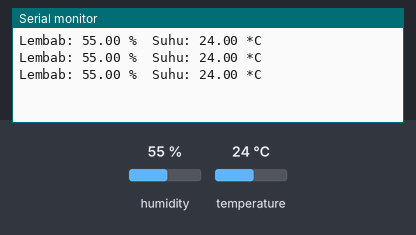
The sketch below on a simulated ESP32. Shown: the last lines printed to the serial monitor. The test bench sets the inputs (shaded band); at power-on: humidity 55 %, temperature 24 °C.

Above: at 2.8 s.
2.9 s: humidity set to 22 %
At 5.5 s:
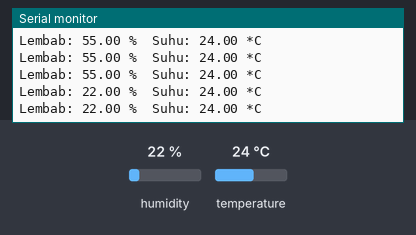
5.6 s: temperature set to 12 °C
At 6.9 s:
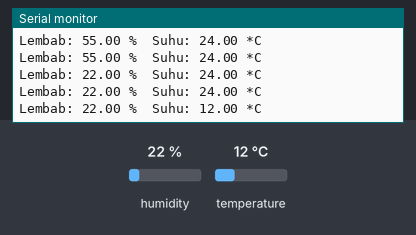
8.3 s: humidity set to 40 %
At 9.4 s:
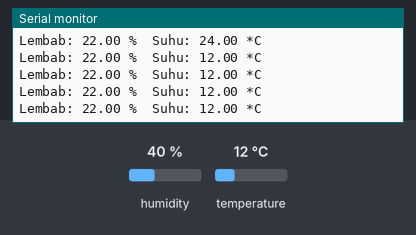
Timing chart, 0 to 11.3 s (numbered marks = the images above; inputs shaded):
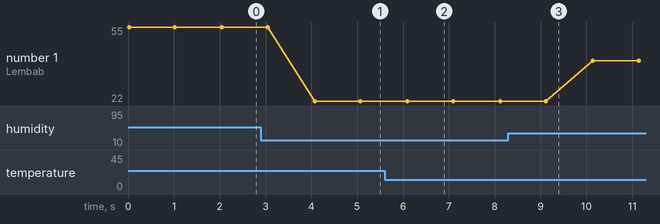

The sketch:

esp32_dht11.ino
```cpp
#include "DHT.h"
#define DHTPIN 13     // sig=gpio13 vcc=5v gnd=gnd
#define DHTTYPE DHT11
DHT dht(DHTPIN, DHTTYPE);

void setup() {
  Serial.begin(115200);
  dht.begin();
}

void loop(){
  float h = dht.readHumidity();
  float t = dht.readTemperature();
  Serial.print("Lembab: ");
  Serial.print(h);
  Serial.print(" %\t");
  Serial.print("Suhu: ");
  Serial.print(t);
  Serial.println(" *C");
  delay(1000);
}
```

Measured:
- after the input at 2.9 s, the serial monitor: prints a new line after 1.2 s (image 1)
- after the input at 5.6 s, the serial monitor: prints a new line after 0.49 s (image 2)
- plotted number 1: 55 → 22 after the input at 2.9 s, 22 → 40 after the input at 8.3 s
